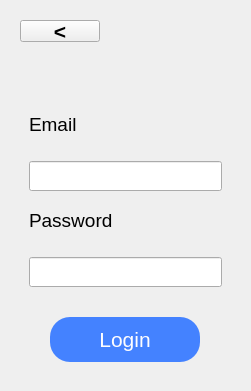
      <widget class="QWidget" name="LoginPage">
       <layout class="QVBoxLayout" name="verticalLayout_53">
        <item alignment="Qt::AlignLeft">
         <widget class="QFrame" name="frame_40">
          <property name="minimumSize">
           <size>
            <width>0</width>
            <height>40</height>
           </size>
          </property>
          <property name="maximumSize">
           <size>
            <width>16777215</width>
            <height>40</height>
           </size>
          </property>
          <property name="frameShape">
           <enum>QFrame::NoFrame</enum>
          </property>
          <property name="frameShadow">
           <enum>QFrame::Raised</enum>
          </property>
          <layout class="QVBoxLayout" name="verticalLayout_45">
           <item>
            <widget class="QPushButton" name="RegisterBack_pushButton_4">
             <property name="font">
              <font>
               <family>Helvetica</family>
               <pointsize>16</pointsize>
               <weight>75</weight>
               <bold>true</bold>
              </font>
             </property>
             <property name="styleSheet">
              <string notr="true">QPushButton {
	border:0xp;
}

QPushButton:hover {
	color: rgb(76, 175, 255);
}

QPushButton:pressed {
	color: rgb(50, 138, 224);
}</string>
             </property>
             <property name="text">
              <string>&lt;</string>
             </property>
            </widget>
           </item>
          </layout>
         </widget>
        </item>
        <item>
         <widget class="QFrame" name="frame_41">
          <property name="frameShape">
           <enum>QFrame::NoFrame</enum>
          </property>
          <property name="frameShadow">
           <enum>QFrame::Raised</enum>
          </property>
          <layout class="QVBoxLayout" name="verticalLayout_46" stretch="1,10,6">
           <item alignment="Qt::AlignHCenter">
            <widget class="QFrame" name="frame_42">
             <property name="frameShape">
              <enum>QFrame::NoFrame</enum>
             </property>
             <property name="frameShadow">
              <enum>QFrame::Raised</enum>
             </property>
             <layout class="QVBoxLayout" name="verticalLayout_47">
              <item>
               <widget class="QLabel" name="label_21">
                <property name="maximumSize">
                 <size>
                  <width>140</width>
                  <height>35</height>
                 </size>
                </property>
                <property name="text">
                 <string/>
                </property>
                <property name="pixmap">
                 <pixmap>OnlineComputerStore-randy_dev/Resources/Icons/XPACE_LOGO.png</pixmap>
                </property>
                <property name="scaledContents">
                 <bool>true</bool>
                </property>
               </widget>
              </item>
             </layout>
            </widget>
           </item>
           <item>
            <widget class="QFrame" name="frame_43">
             <property name="font">
              <font>
               <pointsize>16</pointsize>
              </font>
             </property>
             <property name="frameShape">
              <enum>QFrame::NoFrame</enum>
             </property>
             <property name="frameShadow">
              <enum>QFrame::Raised</enum>
             </property>
             <layout class="QVBoxLayout" name="verticalLayout_48">
              <property name="spacing">
               <number>0</number>
              </property>
              <property name="leftMargin">
               <number>0</number>
              </property>
              <property name="topMargin">
               <number>0</number>
              </property>
              <property name="rightMargin">
               <number>0</number>
              </property>
              <property name="bottomMargin">
               <number>0</number>
              </property>
              <item alignment="Qt::AlignBottom">
               <widget class="QFrame" name="frame_44">
                <property name="frameShape">
                 <enum>QFrame::NoFrame</enum>
                </property>
                <property name="frameShadow">
                 <enum>QFrame::Raised</enum>
                </property>
                <layout class="QVBoxLayout" name="verticalLayout_49">
                 <property name="spacing">
                  <number>25</number>
                 </property>
                 <item>
                  <widget class="QLabel" name="label_23">
                   <property name="maximumSize">
                    <size>
                     <width>16777215</width>
                     <height>40</height>
                    </size>
                   </property>
                   <property name="font">
                    <font>
                     <family>Helvetica</family>
                     <pointsize>14</pointsize>
                    </font>
                   </property>
                   <property name="text">
                    <string>Email</string>
                   </property>
                  </widget>
                 </item>
                 <item>
                  <widget class="QLineEdit" name="customerLoginEmail_lineEdit">
                   <property name="minimumSize">
                    <size>
                     <width>0</width>
                     <height>30</height>
                    </size>
                   </property>
                   <property name="font">
                    <font>
                     <family>Helvetica</family>
                    </font>
                   </property>
                  </widget>
                 </item>
                </layout>
               </widget>
              </item>
              <item alignment="Qt::AlignBottom">
               <widget class="QFrame" name="frame_45">
                <property name="frameShape">
                 <enum>QFrame::NoFrame</enum>
                </property>
                <property name="frameShadow">
                 <enum>QFrame::Raised</enum>
                </property>
                <layout class="QVBoxLayout" name="verticalLayout_50">
                 <property name="spacing">
                  <number>25</number>
                 </property>
                 <item>
                  <widget class="QLabel" name="label_24">
                   <property name="maximumSize">
                    <size>
                     <width>16777215</width>
                     <height>40</height>
                    </size>
                   </property>
                   <property name="font">
                    <font>
                     <family>Helvetica</family>
                     <pointsize>14</pointsize>
                    </font>
                   </property>
                   <property name="text">
                    <string>Password</string>
                   </property>
                  </widget>
                 </item>
                 <item>
                  <widget class="QLineEdit" name="CustomerLoginPassword_lineEdit">
                   <property name="minimumSize">
                    <size>
                     <width>0</width>
                     <height>30</height>
                    </size>
                   </property>
                   <property name="font">
                    <font>
                     <family>Helvetica</family>
                     <pointsize>13</pointsize>
                    </font>
                   </property>
                   <property name="echoMode">
                    <enum>QLineEdit::PasswordEchoOnEdit</enum>
                   </property>
                  </widget>
                 </item>
                </layout>
               </widget>
              </item>
             </layout>
            </widget>
           </item>
           <item alignment="Qt::AlignHCenter|Qt::AlignBottom">
            <widget class="QFrame" name="frame_47">
             <property name="frameShape">
              <enum>QFrame::NoFrame</enum>
             </property>
             <property name="frameShadow">
              <enum>QFrame::Raised</enum>
             </property>
             <layout class="QVBoxLayout" name="verticalLayout_52">
              <property name="topMargin">
               <number>12</number>
              </property>
              <item>
               <widget class="QPushButton" name="customerLogin_pushButton">
                <property name="minimumSize">
                 <size>
                  <width>150</width>
                  <height>45</height>
                 </size>
                </property>
                <property name="maximumSize">
                 <size>
                  <width>152</width>
                  <height>47</height>
                 </size>
                </property>
                <property name="font">
                 <font>
                  <family>Helvetica</family>
                  <pointsize>16</pointsize>
                 </font>
                </property>
                <property name="styleSheet">
                 <string notr="true">QPushButton {
	color: rgb(254, 253, 255);
	background-color: #4482FF;
	border-radius: 20px;
}

QPushButton:hover {
	background-color: rgb(76, 175, 255);
}

QPushButton:pressed {
	background-color: rgb(50, 138, 224);
}</string>
                </property>
                <property name="text">
                 <string>Login</string>
                </property>
               </widget>
              </item>
             </layout>
            </widget>
           </item>
          </layout>
         </widget>
        </item>
       </layout>
      </widget>
